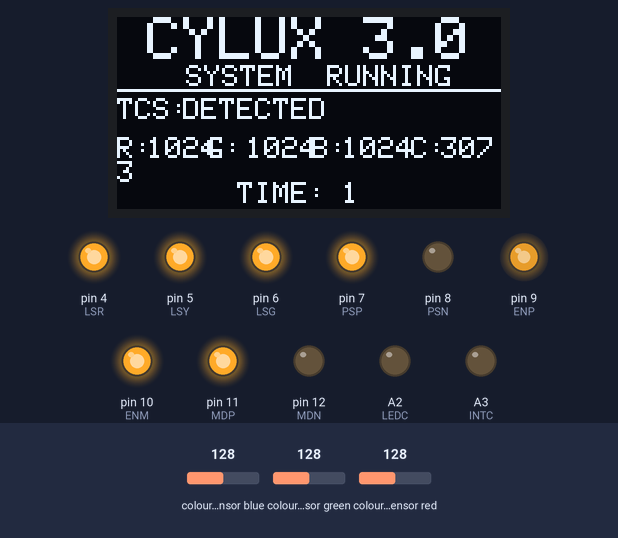
The sketch below on a simulated Arduino Uno, built with avr-gcc and run on an emulated ATmega328P. Shown: 128×64 one-colour display, output pins drawn as LEDs (lit = HIGH). Inputs (shaded band) come from the test bench; at power-on: colour sensor blue 128, colour sensor green 128, colour sensor red 128.

Above: at 1.2 s.
1.3 s: colour sensor blue set to 5
At 3.0 s:
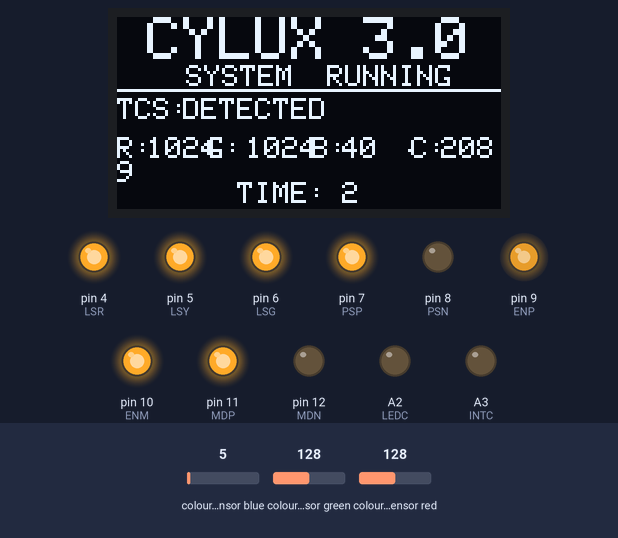
3.7 s: colour sensor green set to 5
At 4.9 s:
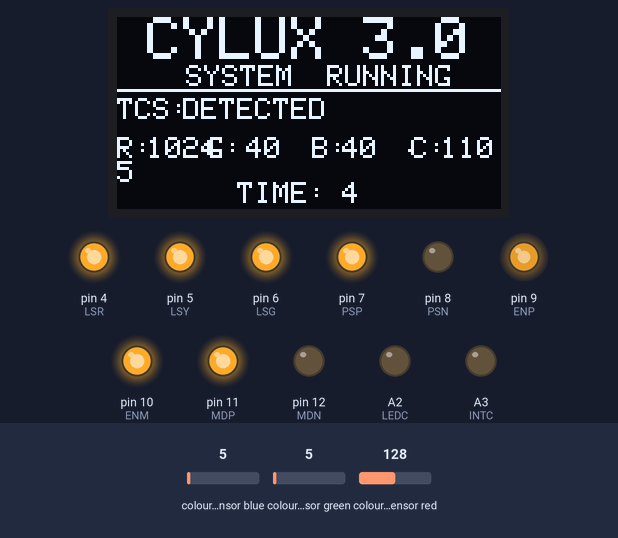
5.6 s: colour sensor red set to 5
At 6.6 s:
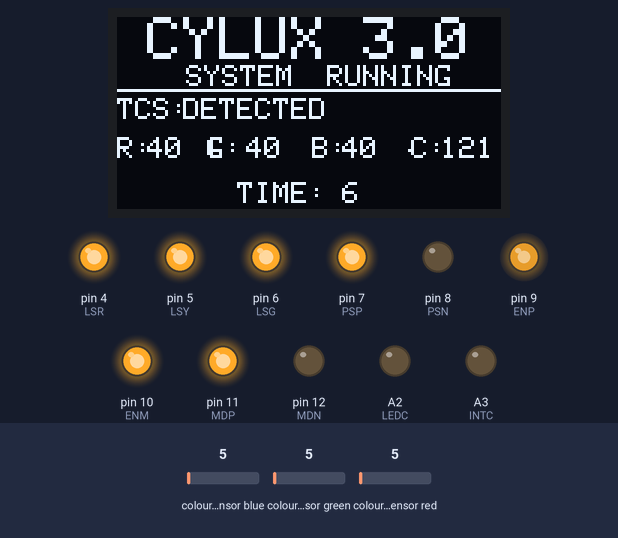
7.6 s: colour sensor blue set to 64
At 9.5 s:
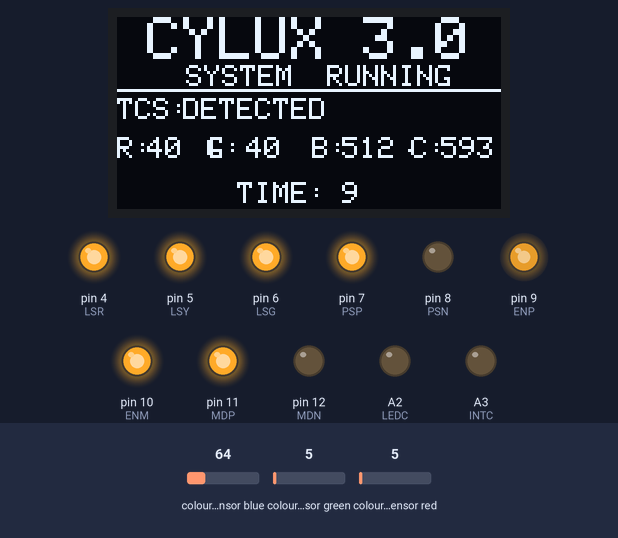
Timing chart, 0 to 10.7 s (numbered marks = the images above; inputs shaded):
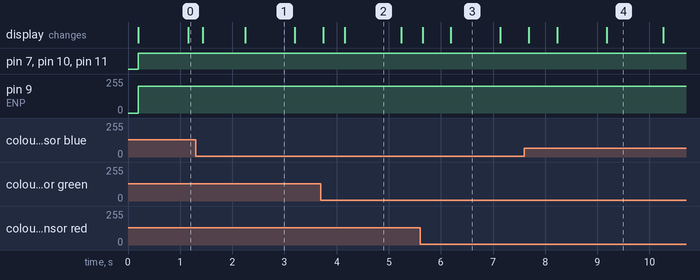

The sketch:

CYLUX3.0.ino
```cpp
#include <Wire.h>
#include <Adafruit_GFX.h>
#include <Adafruit_SSD1306.h>
#include <Adafruit_TCS34725.h>

#define PSP 7
#define PSN 8
#define ENP 9
#define MDP 11
#define MDN 12
#define ENM 10
#define SW 2
#define LSR 4
#define LSY 5
#define LSG 6
#define LEDC A2
#define INTC A3
#define SCREEN_WIDTH 128
#define SCREEN_HEIGHT 64

int RED = -10;
int GREEN = -10;
int BLUE = -10;
int CLEAR = -10;

int RDB = 2;
int GDB = 5;
int BDB = 8;
int CDB = 16;
int RDY = 1;
int GDY = 2;
int BDY = 1;
int CDY = 4;
bool lastState = 0;
unsigned long startTime = 0;
int time_run = 0;
const unsigned long runDuration = 120000;
unsigned long lastRead = 0;
unsigned long interval = 1000;
bool TCS_stats = 0;
typedef enum {
  RUNNING,
  STOPPED
} ProgramState;
ProgramState state = RUNNING;
Adafruit_TCS34725 tcs = Adafruit_TCS34725(TCS34725_INTEGRATIONTIME_50MS, TCS34725_GAIN_4X);
Adafruit_SSD1306 display(SCREEN_WIDTH, SCREEN_HEIGHT, &Wire, -1);

void setup(void) {
  Serial.begin(9600);
  startTime = millis();
  if (tcs.begin()) {
    TCS_stats = 1;
  } else {
    TCS_stats = 0;
  }
  display.begin(SSD1306_SWITCHCAPVCC, 0x3C);
  display.clearDisplay();
  display.setTextSize(2);
  display.setTextColor(SSD1306_WHITE);
  display.setCursor(10, 0);
  display.println(F("CYLUX 3.0"));
  display.drawLine(0, 24, 127, 24, SSD1306_WHITE);
  display.setCursor(23, 16);
  display.setTextSize(1);
  display.println("SYSTEM");
  display.setCursor(70, 16);
  display.println(state);
  display.setCursor(0, 27);
  display.setTextSize(1);
  display.println("TCS:");
  display.setTextSize(1);
  display.setCursor(22, 27);
  display.setTextSize(1);
  display.print(TCS_stats);
  display.setCursor(0, 40);
  display.print("R:");
  display.setCursor(10, 40);
  display.print(RED);
  display.setCursor(30, 40);
  display.print("G:");
  display.setCursor(40, 40);
  display.print(GREEN);
  display.setCursor(65, 40);
  display.print("B:");
  display.setCursor(75, 40);
  display.print(BLUE);
  display.setCursor(98, 40);
  display.print("C:");
  display.setCursor(108, 40);
  display.print(CLEAR);
  display.setCursor(40, 55);
  display.print("TIME:");
  display.setCursor(75, 55);
  display.print(time_run);
  display.display();
  pinMode(SW, INPUT_PULLUP);
  pinMode(LSR, OUTPUT);
  pinMode(LSY, OUTPUT);
  pinMode(LSG, OUTPUT);
  pinMode(MDN, OUTPUT);
  pinMode(MDP, OUTPUT);
  pinMode(ENM, OUTPUT);
  pinMode(PSN, OUTPUT);
  pinMode(PSP, OUTPUT);
  pinMode(ENP, OUTPUT);
  pinMode(LEDC, OUTPUT);
  pinMode(INTC, OUTPUT);

  digitalWrite(LSR, HIGH);
  digitalWrite(LSY, HIGH);
  digitalWrite(LSG, HIGH);
  digitalWrite(LEDC, LOW);
}

void loop(void) {
  readColor();
  update_lcd();
  bool BLE = (((RED < RDB) || (RED == RDB)) && ((GREEN < GDB) || (GREEN < GDB)) && ((BLUE < BDB) || (BLUE == BDB)) && ((CLEAR < CDB) || (CLEAR == CDB)));
  bool YLW = (((RED < RDY) || (RED == RDY)) && ((GREEN < GDY) || (GREEN < GDY)) && ((BLUE < BDY) || (BLUE == BDY)) && ((CLEAR < CDY) || (CLEAR == CDY)));
  if (state == RUNNING) {
    PSR();
    MR();
    time_run = (millis() - startTime) / 1000;
    if (BLE || YLW) {
      stopSystem();
      state = STOPPED;
    }
  } else {
    if (millis() - lastRead >= 1000) {
      lastRead = millis();
      Serial.print("R: ");
      Serial.print(RED);
      Serial.print("G: ");
      Serial.print(GREEN);
      Serial.print("B: ");
      Serial.print(BLUE);
      Serial.print("C: ");
      Serial.println(CLEAR);
      Serial.println("SYSTEM IS STOPPED");
    }
  }
}

void readColor() {
  uint16_t r, g, b, c, colorTemp, lux;

  delay(55);

  tcs.getRawData(&r, &g, &b, &c);
  colorTemp = tcs.calculateColorTemperature_dn40(r, g, b, c);
  lux = tcs.calculateLux(r, g, b);
  RED = r;
  GREEN = g;
  BLUE = b;
  CLEAR = c;
}
void MR() {
  digitalWrite(MDP, HIGH);
  digitalWrite(MDN, LOW);
  analogWrite(ENM, 255);
}
void MS() {
  digitalWrite(MDP, HIGH);
  digitalWrite(MDN, HIGH);
  analogWrite(ENM, 0);
}
void PSR() {
  digitalWrite(PSP, HIGH);
  digitalWrite(PSN, LOW);
  analogWrite(ENP,  200);
}
void update_lcd() {
  display.setTextSize(1);
  display.fillRect(70, 16, 40, 8, BLACK);
  display.fillRect(22, 27, 22, 8, BLACK);
  display.fillRect(10, 40, 20, 8, BLACK);
  display.fillRect(40, 40, 25, 8, BLACK);
  display.fillRect(75, 40, 22, 8, BLACK);
  display.fillRect(108, 40, 25, 8, BLACK);
  display.fillRect(0, 48, 25, 8, BLACK);
  display.fillRect(75, 55, 25, 8, BLACK);
  display.setCursor(10, 40);
  display.print(RED);
  display.setCursor(43, 40);
  display.print(GREEN);
  display.setCursor(75, 40);
  display.print(BLUE);
  display.setCursor(108, 40);
  display.print(CLEAR);
  display.setCursor(75, 55);
  display.print(time_run);
  display.setCursor(22, 27);
  if (TCS_stats==0){
    display.print("NOT DETECTED");
  }else{
    display.print("DETECTED");
  }
  display.setCursor(70, 16);
  if (state == RUNNING) {
    display.print("RUNNING");
  } else {
    display.print("STOPPED");
  }
  display.display();
}
void PSS() {
  digitalWrite(PSP, HIGH);
  digitalWrite(PSN, HIGH);
  analogWrite(ENP, 0);
}
void stopSystem() {
  MS();
  PSS();
  digitalWrite(LSR, HIGH);
  digitalWrite(LSY, LOW);
  digitalWrite(LSG, LOW);
}
```

Measured:
- what the display in image 2 shows lasts 1.0 s, from 4.2 s to 5.2 s
- what the display in image 3 shows lasts 0.9 s, from 6.2 s to 7.1 s
